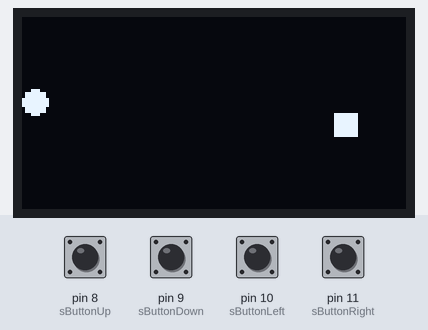
The sketch below on a simulated Arduino Uno, built with avr-gcc and run on an emulated ATmega328P. Shown: 128×64 one-colour display. The test bench sets the inputs (shaded band); at power-on: pin 8 (sButtonUp), pin 9 (sButtonDown), pin 10 (sButtonLeft), pin 11 (sButtonRight) LOW. Random numbers use the default seed unless the sketch sets one.

Above: at 3.2 s.
3.3 s: pin 8 (sButtonUp) pulled HIGH for 0.25 s
At 3.55 s:
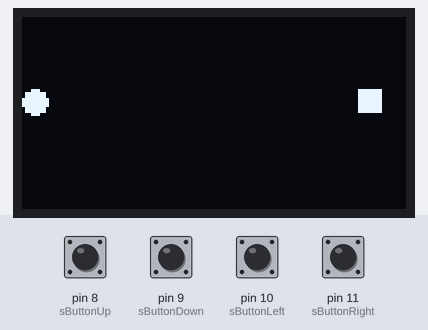
5.0 s: pin 10 (sButtonLeft) pulled HIGH for 0.25 s
At 5.14 s:
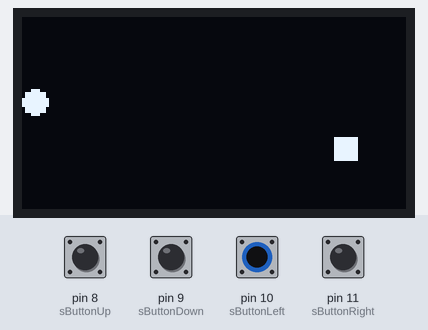
6.7 s: pin 9 (sButtonDown) pulled HIGH for 0.25 s
At 6.95 s:
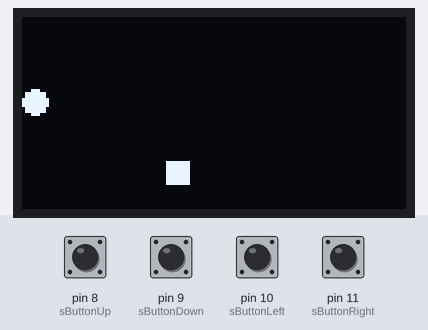
8.4 s: pin 11 (sButtonRight) pulled HIGH for 0.25 s
At 8.54 s:
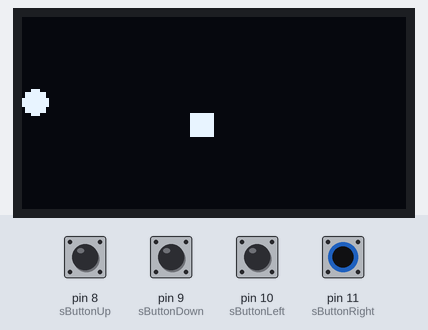
10.1 s: pin 8 (sButtonUp) pulled HIGH for 1 s
At 10.58 s:
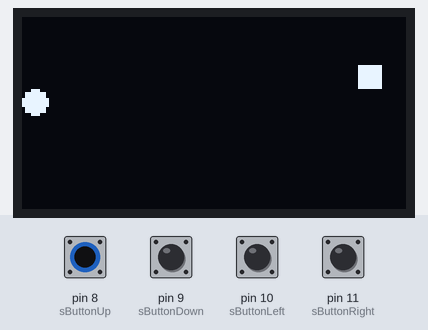
12.8 s: pin 10 (sButtonLeft) pulled HIGH for 1 s
At 13.07 s:
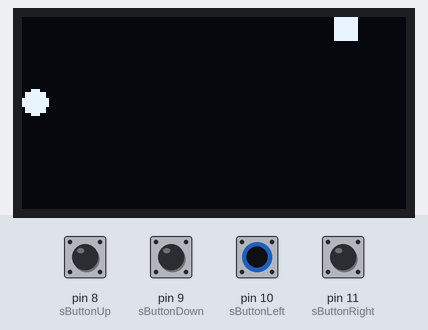
Timing chart, 0 to 15.8 s (numbered marks = the images above; inputs shaded):
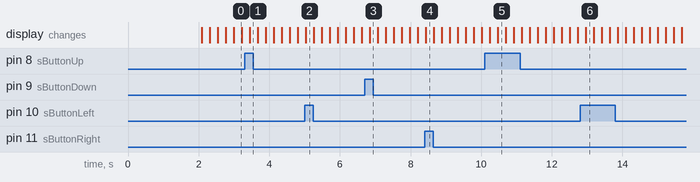

The sketch:

GameBoy.ino
```cpp
#include <SPI.h>
#include <Wire.h>
#include <Adafruit_GFX.h>
#include <Adafruit_SSD1306.h>

#define screenWidth 128
#define screenHeight 64
Adafruit_SSD1306 display(screenWidth, screenHeight, &Wire, -1);

#define sButtonUp 8
#define sButtonDown 9
#define sButtonLeft 10
#define sButtonRight 11

int buttonUp = 0;
int buttonDown = 0;
int buttonLeft = 0;
int buttonRight = 0;

const int rows = 8;
const int cols = 16;
int snakeX = cols / 2;
int snakeY = rows / 2;
int fruitX = 0;
int fruitY = 0;
int direction = 0;

const int maxLength = 64;
int snakeLength = 1;
int snakeSegmentsX[maxLength];
int snakeSegmentsY[maxLength];

bool gameOver = false;

int score = 0;

void setup() {
  Serial.begin(115200);

  display.begin(SSD1306_SWITCHCAPVCC, 0x3C);

  pinMode(sButtonUp, INPUT);
  pinMode(sButtonDown, INPUT);
  pinMode(sButtonLeft, INPUT);
  pinMode(sButtonRight, INPUT);

  display.clearDisplay();
  display.setTextSize(1);
  display.setTextColor(SSD1306_WHITE);
  display.setCursor(0,0);
  display.println("Snake Game!");
  display.display();
  delay(2000);

  randomSeed(analogRead(0));
  placeFruit();

  snakeSegmentsX[0] = snakeX;
  snakeSegmentsY[0] = snakeY;
}

void loop() {
  if (!gameOver) {
    buttonUp = digitalRead(sButtonUp);
    buttonDown = digitalRead(sButtonDown);
    buttonLeft = digitalRead(sButtonLeft);
    buttonRight = digitalRead(sButtonRight);

    if (buttonUp == HIGH && direction != 3) {
      direction = 1;
    }
    else if (buttonDown == HIGH && direction != 1) {
      direction = 3;
    }
    else if (buttonLeft == HIGH && direction != 0) {
      direction = 2;
    }
    else if (buttonRight == HIGH && direction != 2) {
      direction = 0;
    }

    moveSnake();
    checkCollision();
    checkEatFruit();
    display.clearDisplay();
    drawSnake();
    drawFruit();
    display.display();
    delay(200);
  } else {
    display.clearDisplay();
    display.setTextSize(2);
    display.setTextColor(SSD1306_WHITE);
    display.setCursor(5, 20);
    display.println("Game Over!");
    display.display();
    delay(2000);

    resetGame();
  }
}

void moveSnake() {
  int prevX = snakeX;
  int prevY = snakeY;

  switch (direction) {
    case 0:
      snakeX++;
      break;
    case 1:
      snakeY--;
      break;
    case 2:
      snakeX--;
      break;
    case 3:
      snakeY++;
      break;
  }

  if (snakeX < 0) {
    snakeX = cols - 1;
  }
  else if (snakeX >= cols) {
    snakeX = 0;
  }

  if (snakeY < 0) {
    snakeY = rows - 1;
  }
  else if (snakeY >= rows) {
    snakeY = 0;
  }

  for (int i = snakeLength - 1; i > 0; i--) {
    snakeSegmentsX[i] = snakeSegmentsX[i - 1];
    snakeSegmentsY[i] = snakeSegmentsY[i - 1];
  }

  snakeSegmentsX[0] = snakeX;
  snakeSegmentsY[0] = snakeY;
}

void placeFruit() {
  fruitX = random(0, cols);
  fruitY = random(0, rows);
}

void drawSnake() {
  for (int i = 0; i < snakeLength; i++) {
    display.fillRect(snakeSegmentsX[i] * 8, snakeSegmentsY[i] * 8, 8, 8, SSD1306_WHITE);
  }
}

void drawFruit() {
  display.fillCircle(fruitX * 8 + 4, fruitY * 8 + 4, 4, SSD1306_WHITE);
}

void checkCollision() {
  for (int i = 1; i < snakeLength; i++) {
    if (snakeX == snakeSegmentsX[i] && snakeY == snakeSegmentsY[i]) {
      gameOver = true;
      return;
    }
  }
}

void checkEatFruit() {
  if (snakeX == fruitX && snakeY == fruitY) {
    snakeLength++;
    placeFruit();
  }
}

void resetGame() {
  gameOver = false;
  snakeX = cols / 2;
  snakeY = rows / 2;
  snakeLength = 1;
  direction = 0;
  placeFruit();
}
```
